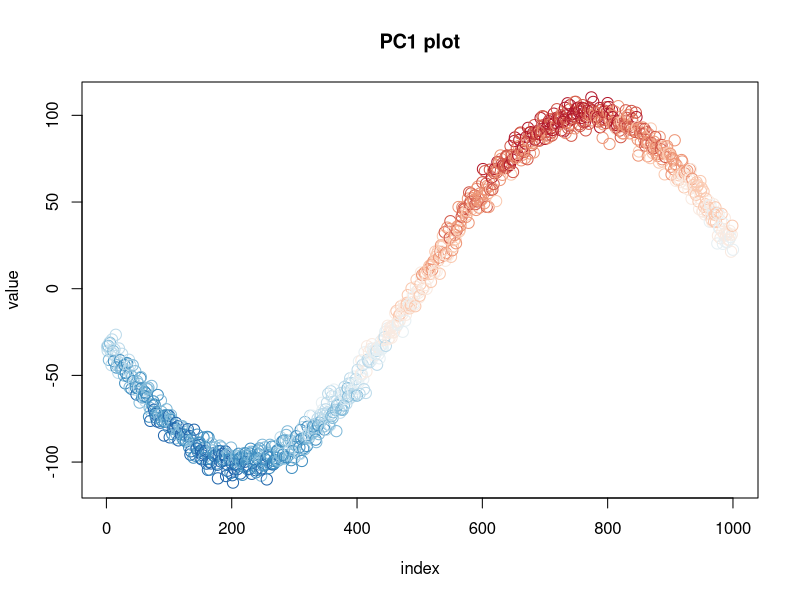

Recreate this plot in R.
library(RColorBrewer)

data <- read.csv("mysticdata.csv", sep=";")
data.pca <- prcomp(data, center=TRUE)
rbPal <- colorRampPalette(c(brewer.pal(n = 9, name = 'RdBu')))
col <- rbPal(10)[as.numeric(cut(data$y, breaks = 10))]

plot(data.pca$x[,1], pch=21, 
     cex=1.5, col=col, xlab="index", 
     ylab = "value", main = "PC1 plot")